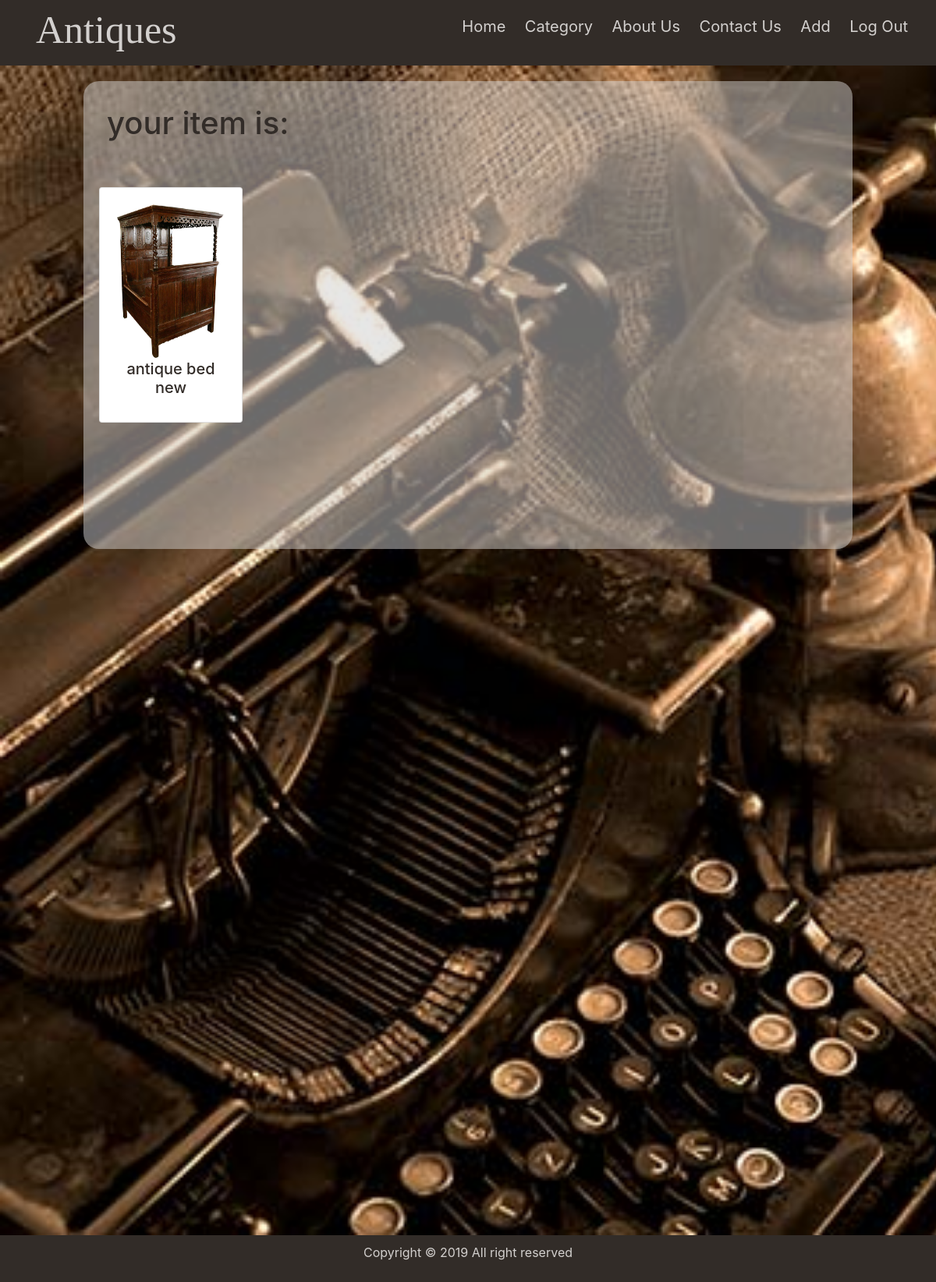
Before: / (signed in) with the older database file.
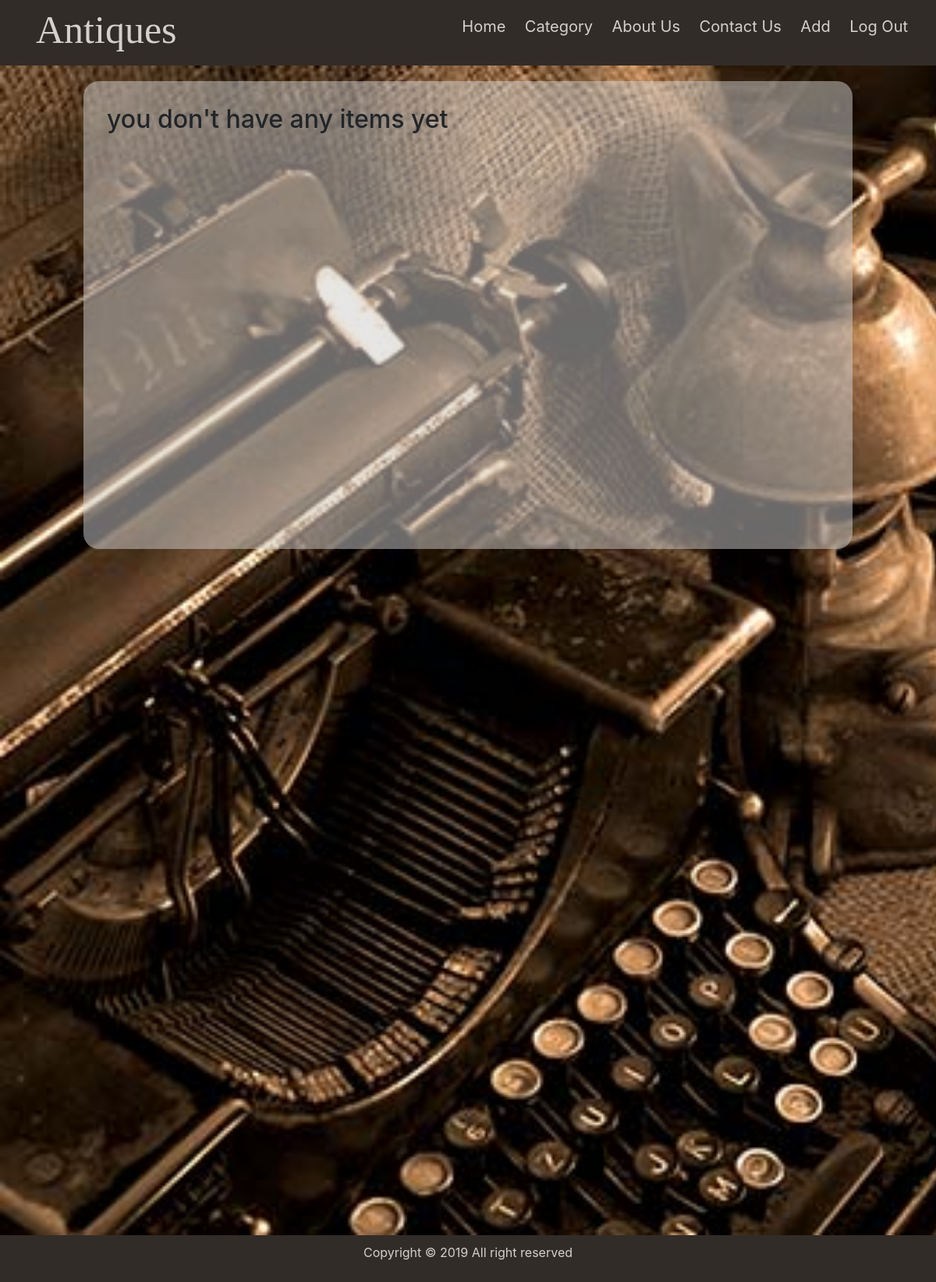
After: the same page with the newer database file.
### antique_app/models.py (models this page shows, shortened)
class Items(models.Model):
    user = models.ForeignKey(User, on_delete=models.SET_NULL, null=True)
    name=models.CharField(max_length=300)
    category= models.ForeignKey(Category, on_delete=models.SET_NULL, null=True)
    image = models.ImageField(upload_to='images')
    details=models.TextField()
    email=models.CharField(max_length=100)
    phone = models.CharField(max_length=100)

### antique_app/views.py (the view)
# urls.py: path('', views.index, name='home'),
def index(request):
    if request.user.is_authenticated:
        items= Items.objects.filter(user = request.user)
    else:
        items= []
    data = {
        'items': items
    }
    return render(request, 'index.html', data)

### templates/index.html (shortened to what this page needs)
{% extends 'base.html' %}
{%block body%}
<div class="cont">
<div class="home">
        {% if user.is_authenticated %}
            {% if not items %}
                 <h2>you don't have any items yet</h2>
            {% else %}
                <h1>your item is: </h1>
            {% endif%}
        {% endif %}
</div>
        {% if user.is_authenticated %}
        <div class="row">
        {% for i in items%}
            <div class="col-sm-3">
              <div class="card">
                <div class="card-body">
                    <img class="card-img-top" src="{{i.image.url}}" width="200px" height="200px">
                    <h5 class="card-title"><a href="{% url 'detail' i.id%}">{{i.name}}</a></h5>
                </div>
              </div>
            </div>
        {% endfor%}
        </div>
{% endif %}
</div>
{%endblock%}

Changed rows visible on the page:
removed Items: image (picture), name "antique bed new"
Other visible differences:
text no longer shown: "your item is:"
text now shown: "you don't have any items yet"
